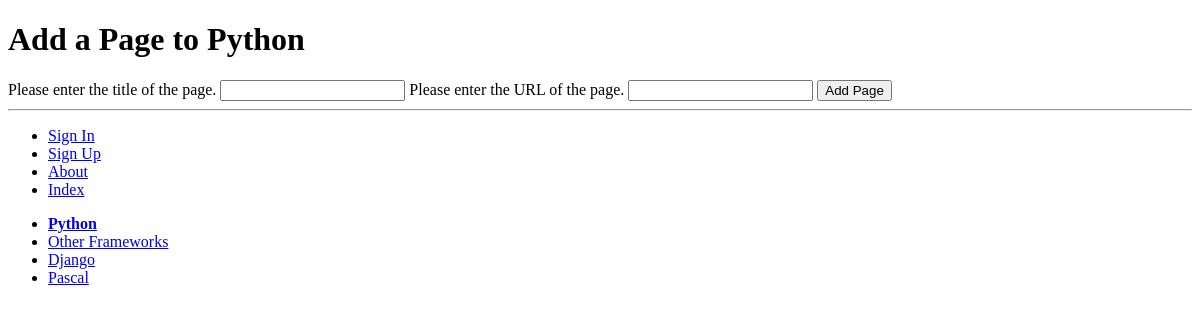
Before: /rango/category/python/add_page/ with the older database file.
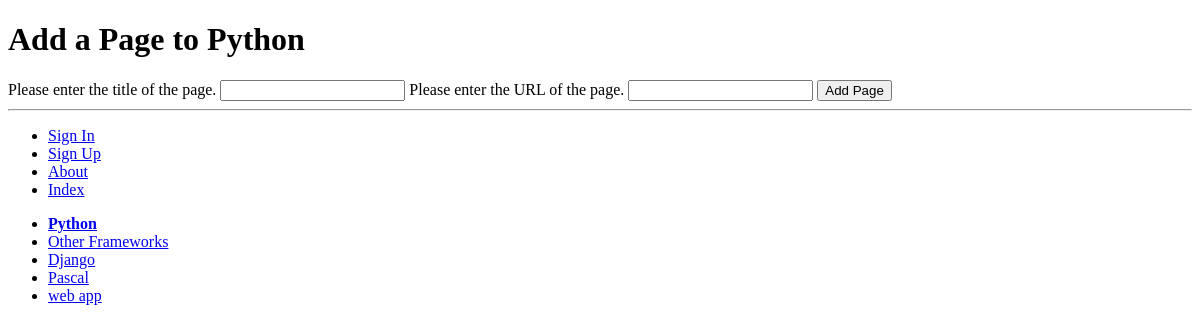
After: the same page with the newer database file.
### rango/models.py (models this page shows, shortened)
class Category(models.Model):
    name = models.CharField(max_length=128, unique=True)
    views = models.IntegerField(default=0)
    likes = models.IntegerField(default=0)
    slug = models.SlugField(unique=True)
    class Meta:
        verbose_name_plural = 'Categories'

### rango/views.py (the view, shortened to what this page needs)
# urls.py: url(r'^category/(?P<category_name_slug>[\w\-]+)/add_page/$',views.add_page,name='add_page'),
def add_page(request, category_name_slug):
	try:
		category = Category.objects.get(slug=category_name_slug)
	except Category.DoesNotExist:
		category = None
	form = PageForm()
	context_dict = {'form':form, 'category':category}
	return render(request, 'rango/add_page.html', context_dict)

### rango/forms.py (shortened to what this page needs)
class PageForm(forms.ModelForm):
	title = forms.CharField(max_length=128,
	help_text="Please enter the title of the page.")
	url = forms.URLField(max_length=200,
	help_text="Please enter the URL of the page.")
	views = forms.IntegerField(widget=forms.HiddenInput(), initial=0)
	class Meta:
		model = Page
		exclude = ('category',)

### rango/templatetags/rango_template_tags.py (called while the page is built)
@register.inclusion_tag('rango/cats.html')
def get_category_list(cat = None):
	return {'cats': Category.objects.all(), 'act_cat':cat}

### templates/rango/add_page.html (shortened to what this page needs)
{% extends 'rango/base.html' %}
{% load staticfiles %}
{% block body_block %}
	<div>
		{% if category %}
        <h1>Add a Page to {{ category.name }}</h1>
            <form id="page_form" method="post" action="/rango/category/{{ category.slug }}/add_page/">
                {% for field in form.visible_fields %}
                    {{ field.help_text }}
                    {{ field }}
                {% endfor %}
                <input type="submit" name="submit" value="Add Page" />
            </form>
		{% else %}
			The specified category does not exist!
		{% endif %}
	</div>
{% endblock %}

### templates/rango/cats.html
<ul class="nav nav-pills flex-column">
	{% for c in cats %}
		{% if c == act_cat %}
			<li>
			<strong>
				<a href="{% url 'show_category' c.slug %}">{{ c.name }}</a>
			</strong>
			</li>
		{% else  %}
			<li>
				<a href="{% url 'show_category' c.slug %}">{{ c.name }}</a>
			</li>
		{% endif %}
	{% endfor %}
	</ul>

Changed rows visible on the page:
added Category: name "web app"
